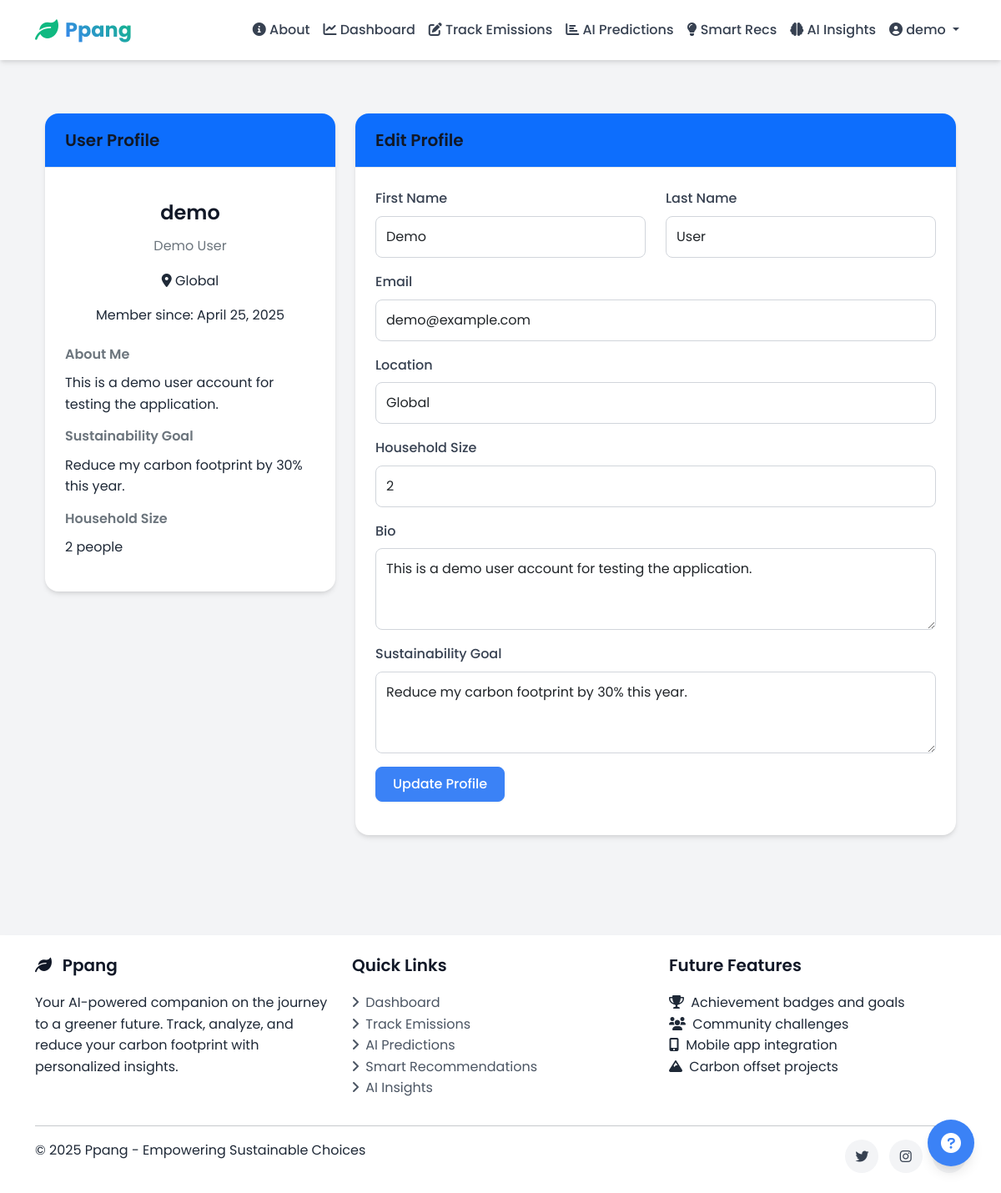
Screenshot of /profile (signed in) with the database file from the repository.
### models.py (models this page shows, shortened)
class User(db.Model):
    __tablename__ = 'users'
    id = db.Column(db.Integer, primary_key=True)
    username = db.Column(db.String(64), unique=True, nullable=False)
    email = db.Column(db.String(120), unique=True, nullable=False)
    password_hash = db.Column(db.String(256), nullable=False)
    first_name = db.Column(db.String(64))
    last_name = db.Column(db.String(64))
    bio = db.Column(db.Text)
    location = db.Column(db.String(128))
    household_size = db.Column(db.Integer, default=1)
    sustainability_goal = db.Column(db.Text)
    created_at = db.Column(db.DateTime, default=datetime.utcnow)

### app.py (the view, shortened to what this page needs)
@app.route('/profile', methods=['GET', 'POST'])
def profile():
    if 'user_id' not in session:
        flash('Please log in to view your profile.', 'error')
        return redirect(url_for('login'))
    user = User.query.get(session['user_id'])
    if not user:
        flash('User not found.', 'error')
        return redirect(url_for('logout'))
    form = ProfileForm()
    if request.method == 'GET':
        form.first_name.data = user.first_name
        form.last_name.data = user.last_name
        form.email.data = user.email
        form.bio.data = user.bio
        form.location.data = user.location
        form.household_size.data = user.household_size
        form.sustainability_goal.data = user.sustainability_goal
    emission_data = get_emission_data()
    total_emissions = round(emission_data['emission_kg'].sum() if not emission_data.empty else 0, 2)
    per_capita_emissions = round(total_emissions / user.household_size, 2) if user.household_size > 0 else total_emissions
    category_chart = plot_emissions_by_category(emission_data)
    category_chart_json = json.dumps(category_chart, cls=plotly.utils.PlotlyJSONEncoder)
    footprint_comp = create_footprint_comparison(total_emissions)
    footprint_comp_json = json.dumps(footprint_comp, cls=plotly.utils.PlotlyJSONEncoder)
    return render_template('profile.html',
                         user=user,
                         form=form,
                         total_emissions=total_emissions,
                         per_capita_emissions=per_capita_emissions,
                         category_chart=category_chart_json,
                         footprint_chart=footprint_comp_json)

### templates/profile.html (shortened to what this page needs)
{% extends 'base.html' %}
{% block content %}
<div class="container py-4">
    <div class="row">
        <div class="col-lg-4">
            <div class="card mb-4">
                <div class="card-header bg-primary text-white">
                    <h5 class="card-title mb-0">User Profile</h5>
                </div>
                <div class="card-body">
                    <div class="text-center mb-4">
                        <h4>{{ user.username }}</h4>
                        {% if user.first_name and user.last_name %}
                            <p class="text-muted">{{ user.first_name }} {{ user.last_name }}</p>
                        {% endif %}
                        {% if user.location %}
                            <p><i class="fas fa-map-marker-alt"></i> {{ user.location }}</p>
                        {% endif %}
                        <p>Member since: {{ user.created_at.strftime('%B %d, %Y') }}</p>
                    </div>
                    <div class="profile-details">
                        {% if user.bio %}
                            <div class="mb-3">
                                <h6 class="text-muted">About Me</h6>
                                <p>{{ user.bio }}</p>
                            </div>
                        {% endif %}
                        {% if user.sustainability_goal %}
                            <div class="mb-3">
                                <h6 class="text-muted">Sustainability Goal</h6>
                                <p>{{ user.sustainability_goal }}</p>
                            </div>
                        {% endif %}
                        <div class="mb-3">
                            <h6 class="text-muted">Household Size</h6>
                            <p>{{ user.household_size }} {% if user.household_size == 1 %}person{% else %}people{% endif %}</p>
                        </div>
                    </div>
                </div>
            </div>
        </div>
        <div class="col-lg-8">
            <div class="card mb-4">
                <div class="card-header bg-primary text-white">
                    <h5 class="card-title mb-0">Edit Profile</h5>
                </div>
                <div class="card-body">
                    <form method="POST" action="{{ url_for('profile') }}">
                        <div class="row mb-3">
                            <div class="col-md-6">
                                {{ form.first_name.label(class="form-label") }}
                                {{ form.first_name(class="form-control") }}
                            </div>
                            <div class="col-md-6">
                                {{ form.last_name.label(class="form-label") }}
                                {{ form.last_name(class="form-control") }}
                            </div>
                        </div>
                        <div class="mb-3">
                            {{ form.email.label(class="form-label") }}
                            {{ form.email(class="form-control") }}
                        </div>
                        <div class="mb-3">
                            {{ form.location.label(class="form-label") }}
                            {{ form.location(class="form-control") }}
                        </div>
                        <div class="mb-3">
                            {{ form.household_size.label(class="form-label") }}
                            {{ form.household_size(class="form-control") }}
                        </div>
                        <div class="mb-3">
                            {{ form.bio.label(class="form-label") }}
                            {{ form.bio(class="form-control", rows=3) }}
                        </div>
                        <div class="mb-3">
                            {{ form.sustainability_goal.label(class="form-label") }}
                            {{ form.sustainability_goal(class="form-control", rows=3) }}
                        </div>
                        <div class="mb-3">
                            {{ form.submit(class="btn btn-primary") }}
                        </div>
                    </form>
                </div>
            </div>
        </div>
    </div>
</div>
{% endblock %}

### templates/base.html (shortened to what this page needs)
<!DOCTYPE html>
<html lang="en">
<head>
    <link href="https://cdn.jsdelivr.net/npm/bootstrap@5.2.3/dist/css/bootstrap.min.css" rel="stylesheet">
    <link rel="stylesheet" href="https://cdnjs.cloudflare.com/ajax/libs/font-awesome/6.0.0-beta3/css/all.min.css">
    <link href="https://unpkg.com/aos@2.3.1/dist/aos.css" rel="stylesheet">
    <link rel="stylesheet" href="{{ url_for('static', filename='css/style.css') }}">
</head>
<body>
    <nav class="navbar navbar-expand-lg">
        <div class="container">
            <a class="navbar-brand" href="{{ url_for('index') }}">
                <i class="fas fa-leaf brand-icon"></i> <span class="brand-text">Ppang</span>
            </a>
            <div class="collapse navbar-collapse" id="navbarNav">
                <ul class="navbar-nav ms-auto">
                    <li class="nav-item">
                        <a class="nav-link {% if request.path == url_for('about') %}active{% endif %}" href="{{ url_for('about') }}">
                            <i class="fas fa-info-circle"></i> About
                        </a>
                    </li>
                    <li class="nav-item">
                        <a class="nav-link {% if request.path == url_for('index') %}active{% endif %}" href="{{ url_for('index') }}">
                            <i class="fas fa-chart-line"></i> Dashboard
                        </a>
                    </li>
                    <li class="nav-item">
                        <a class="nav-link {% if request.path == url_for('data_entry') %}active{% endif %}" href="{{ url_for('data_entry') }}">
                            <i class="fas fa-edit"></i> Track Emissions
                        </a>
                    </li>
                    <li class="nav-item">
                        <a class="nav-link {% if request.path == url_for('predictions') %}active{% endif %}" href="{{ url_for('predictions') }}">
                            <i class="fas fa-chart-bar"></i> AI Predictions
                        </a>
                    </li>
                    <li class="nav-item">
                        <a class="nav-link {% if request.path == url_for('recommendations') %}active{% endif %}" href="{{ url_for('recommendations') }}">
                            <i class="fas fa-lightbulb"></i> Smart Recs
                        </a>
                    </li>
                    <li class="nav-item">
                        <a class="nav-link {% if request.path == url_for('ai_insights_page') %}active{% endif %}" href="{{ url_for('ai_insights_page') }}">
                            <i class="fas fa-brain"></i> AI Insights
                        </a>
                    </li>
                    {% if session.get('user_id') %}
                    <li class="nav-item dropdown">
                        <a class="nav-link dropdown-toggle" href="#" id="userDropdown" role="button" data-bs-toggle="dropdown" aria-expanded="false">
                            <i class="fas fa-user-circle"></i> {{ session.get('username', 'Account') }}
                        </a>
                    </li>
                    {% endif %}
                </ul>
            </div>
        </div>
    </nav>
    <main class="container py-4">
        {% block content %}{% endblock %}
    </main>
    <div class="help-widget" data-bs-toggle="tooltip" data-bs-placement="left" title="Tips & Help">
        <button class="btn btn-floating" type="button" data-bs-toggle="offcanvas" data-bs-target="#helpSidebar">
            <i class="fas fa-question-circle"></i>
        </button>
    </div>
    <footer class="py-4 mt-5">
        <div class="container">
            <div class="row">
                <div class="col-md-4">
                    <h5><i class="fas fa-leaf me-2"></i> Ppang</h5>
                    <p>Your AI-powered companion on the journey to a greener future. Track, analyze, and reduce your carbon footprint with personalized insights.</p>
                </div>
                <div class="col-md-4">
                    <h5>Quick Links</h5>
                    <ul class="list-unstyled">
                        <li><a href="{{ url_for('index') }}"><i class="fas fa-angle-right me-1"></i> Dashboard</a></li>
                        <li><a href="{{ url_for('data_entry') }}"><i class="fas fa-angle-right me-1"></i> Track Emissions</a></li>
                        <li><a href="{{ url_for('predictions') }}"><i class="fas fa-angle-right me-1"></i> AI Predictions</a></li>
                        <li><a href="{{ url_for('recommendations') }}"><i class="fas fa-angle-right me-1"></i> Smart Recommendations</a></li>
                        <li><a href="{{ url_for('ai_insights_page') }}"><i class="fas fa-angle-right me-1"></i> AI Insights</a></li>
                    </ul>
                </div>
                <div class="col-md-4">
                    <h5>Future Features</h5>
                    <ul class="list-unstyled">
                        <li><i class="fas fa-trophy me-1"></i> Achievement badges and goals</li>
                        <li><i class="fas fa-users me-1"></i> Community challenges</li>
                        <li><i class="fas fa-mobile-alt me-1"></i> Mobile app integration</li>
                        <li><i class="fas fa-mountain me-1"></i> Carbon offset projects</li>
                    </ul>
                </div>
            </div>
            <hr>
            <div class="row">
                <div class="col-md-6">
                    <p class="mb-0">&copy; 2025 Ppang - Empowering Sustainable Choices</p>
                </div>
                <div class="col-md-6 text-md-end">
                    <a href="#" class="social-link"><i class="fab fa-twitter"></i></a>
                    <a href="#" class="social-link"><i class="fab fa-instagram"></i></a>
                    <a href="#" class="social-link"></a>
                </div>
            </div>
        </div>
    </footer>
</body>
</html>

### rows the page displays
User: username "demo", first_name "Demo", last_name "User", location "Global", created_at "April 25, 2025", bio "This is a demo user account for testing the application.", sustainability_goal "Reduce my carbon footprint by 30% this year.", household_size "2", email "demo@example.com"

### other values shown
{{ session.get('username', 'Account') }} "demo"
